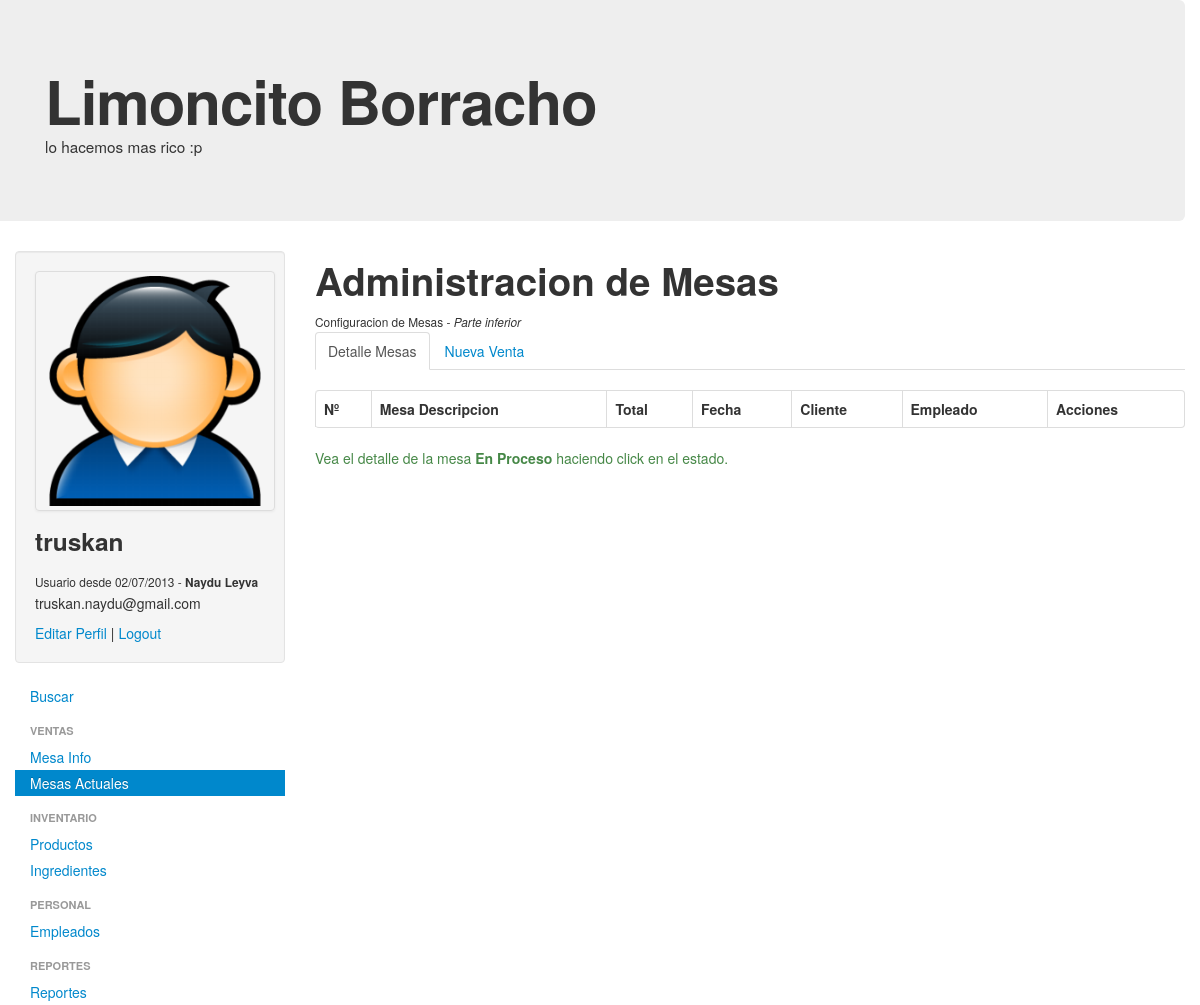
/mesa_admin_actual.php (signed in), run on an earlier commit of the app's database.
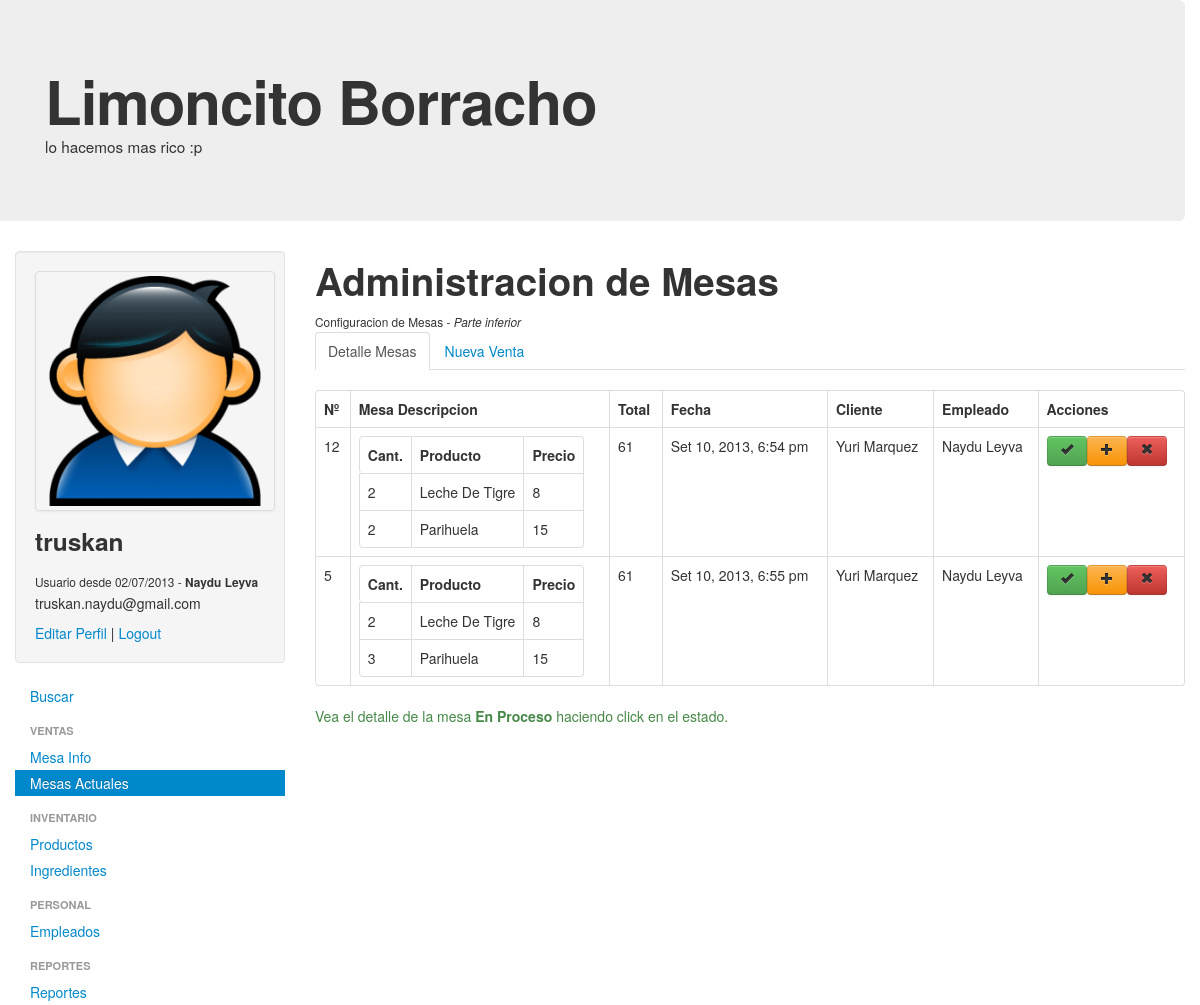
And on a later commit of the database.
### tables this page shows
CREATE TABLE `empleado` (
  `id` int(11) NOT NULL AUTO_INCREMENT,
  `nombre` text NOT NULL,
  `usuario` text NOT NULL,
  `clave` text NOT NULL,
  `email` text NOT NULL,
  `foto` text NOT NULL,
  `f_creacion` varchar(10) NOT NULL,
  PRIMARY KEY (`id`)
);

CREATE TABLE `venta` (
  `id` int(11) NOT NULL AUTO_INCREMENT,
  `forma_pago` int(11) NOT NULL,
  `mesa` int(11) NOT NULL,
  `total_venta` float NOT NULL,
  `f_venta` varchar(10) NOT NULL,
  `id_cliente` int(11) NOT NULL,
  `id_empleado` int(11) NOT NULL,
  `estado` int(11) NOT NULL DEFAULT '1',
  `cancelado` int(11) NOT NULL DEFAULT '0',
  PRIMARY KEY (`id`)
);

CREATE TABLE `detalle_venta` (
  `id` int(11) NOT NULL AUTO_INCREMENT,
  `id_venta` int(11) NOT NULL,
  `cantidad` int(11) NOT NULL,
  `id_producto` int(11) NOT NULL,
  PRIMARY KEY (`id`)
);

CREATE TABLE `producto` (
  `id` int(11) NOT NULL AUTO_INCREMENT,
  `producto` text NOT NULL,
  `p_venta` float NOT NULL,
  `p_costo` float NOT NULL,
  `categoria` int(11) DEFAULT '1',
  `descripcion` text NOT NULL,
  `foto` text NOT NULL,
  `estrella` int(11) DEFAULT '0',
  `f_creacion` varchar(10) NOT NULL,
  PRIMARY KEY (`id`)
);

CREATE TABLE `cliente` (
  `id` int(11) NOT NULL AUTO_INCREMENT,
  `nombre` varchar(100) NOT NULL,
  `ruc` varchar(11) DEFAULT NULL,
  `f_creacion` varchar(10) NOT NULL,
  PRIMARY KEY (`id`),
  UNIQUE KEY `nombre` (`nombre`)
);

### config/funciones.php (called while the page is built, shortened)
<?php
require_once("variables.php");
function listarDatosPorId($tabla,$id) {
	$sql_aux="describe ".$tabla;
	$resultado_aux=mysql_query($sql_aux);
	$campos=array();
	while ($filas_aux=mysql_fetch_assoc($resultado_aux)) {
		$campos[]=$filas_aux["Field"];
	}
	$sql="SELECT * FROM ".$tabla." WHERE id='$id'";
	$resultado=mysql_query($sql);
	$tabla=array();
	while ($filas=mysql_fetch_assoc($resultado)) {
		foreach($campos as $item) {
			$tabla[$filas["id"]][$item]=$filas[$item];
		}
	}
	return $tabla;
}
function listarVentasActivas(){
	$sql="SELECT v.id, mesa, total_venta, f_venta, c.nombre as cliente, e.nombre as empleado FROM venta v INNER JOIN detalle_venta d ON v.id=d.id_venta INNER JOIN cliente c ON v.id_cliente=c.id INNER JOIN empleado e ON v.id_empleado =e.id INNER JOIN producto p ON d.id_producto = p.id WHERE v.estado=1 and v.cancelado=0 group by v.id";
	$resultado=mysql_query($sql);
	$tabla=array();
	while ($filas=mysql_fetch_assoc($resultado)) {
			$tabla[$filas["id"]]["mesa"]=$filas["mesa"];
			$tabla[$filas["id"]]["total_venta"]=$filas["total_venta"];
			$tabla[$filas["id"]]["f_venta"]=$filas["f_venta"];
			$tabla[$filas["id"]]["cliente"]=$filas["cliente"];
			$tabla[$filas["id"]]["empleado"]=$filas["empleado"];
	}
	return $tabla;
}
function listarDetalleVenta($id_venta){
	$sql="SELECT d.id, d.cantidad,p.p_venta,p.producto FROM detalle_venta d INNER JOIN producto p ON d.id_producto=p.id WHERE d.id_venta='$id_venta'";
	$resultado=mysql_query($sql);
	$tabla=array();
	while ($filas=mysql_fetch_assoc($resultado)) {
			$tabla[$filas["id"]]["cantidad"]=$filas["cantidad"];
			$tabla[$filas["id"]]["p_venta"]=$filas["p_venta"];
			$tabla[$filas["id"]]["producto"]=$filas["producto"];
	}
	return $tabla;
}
?>

### config/variables.php (called while the page is built, shortened)
<?php
$estado=array("1"=>"en proceso","2"=>"finalizado");
$meses=array(
	"Enero",
	"Febrero",
	"Marzo",
	"Abril",
	"Mayo",
	"Junio",
	"Julio",
	"Agosto",
	"Setiembre",
	"Octubre",
	"Noviembre",
	"Diciembre"
);
?>

### mesa_admin_actual.php (the view, shortened to what this page needs)
<?php
require_once("config/funciones.php");
?>
<!doctype html>
<html lang="en">
<head>
	<link rel="stylesheet" href="css/bootstrap.css">
	<link rel="stylesheet" href="css/bootstrap-responsive.css">
</head>
<body>
	<div class="container">
		<div class="row">
			<div class="hero-unit">
				<h1>Limoncito Borracho</h1>
				<small>lo hacemos mas rico :p</small>
			</div>
		</div>
		<div class="row">
			<div class="span3">
				<?php include 'perfil.php'; ?>
				<ul class="nav nav-list">
					<li ><a href="app_admin.php">Buscar</a></li>
					<li class="nav-header">Ventas</li>
					<li><a href="mesa_admin.php">Mesa Info</a></li>
					<li class="active"><a href="mesa_admin_actual.php">Mesas Actuales</a></li>
					<li class="nav-header">Inventario</li>
					<li><a href="producto_admin.php">Productos</a></li>
					<li><a href="ingrediente_admin.php">Ingredientes</a></li>
					<?php if ($_SESSION["admin"]) {?>
					<li class="nav-header">Personal</li>
					<li><a href="empleado_admin.php">Empleados</a></li>
					<li class="nav-header">Reportes</li>
					<li><a href="reporte.php">Reportes</a></li>
					<?php } ?>
				</ul>
			</div>
			<div class="span9">
				<h1>Administracion de Mesas</h1>
				<small>Configuracion de Mesas - <em>Parte inferior</em></small>
				<div class="tabbable">
					<ul class="nav nav-tabs">
						<li <?php
						if(!($_GET["nueva_venta"])) { ?>
						 	class="active"
						<?php
						}
						?>><a href="#tab1" data-toggle="tab">Detalle Mesas</a></li>
						<li <?php
						if($_GET["nueva_venta"]) { ?>
							class="active"
						<?php
						}
						?>><a href="#tab2" data-toggle="tab">Nueva Venta</a></li>
					</ul>
					<div class="tab-content">
						<div class="tab-pane<?php if (!($_GET["nueva_venta"])) { ?> active <?php }?>" id="tab1">
							<table class="table table-bordered">
								<thead>
									<tr>
										<th>Nº</th>
										<th>Mesa Descripcion</th>
										<th>Total</th>
										<th>Fecha</th>
										<th>Cliente</th>
										<th>Empleado</th>
										<th>Acciones</th>
									</tr>
								</thead>
								<tbody>
									<?php
										$tabla=listarVentasActivas();
										$i=0;
										foreach ($tabla as $item) {	?>
									<tr>
										<td><?php print $item["mesa"];?></td>
										<td>
										<table class="table-bordered">
											<thead>
												<tr>
													<th>Cant.</th>
													<th>Producto</th>
													<th>Precio</th>
												</tr>
											</thead>
											<tbody>
										<?php
										$tabla1=listarDetalleVenta(array_keys($tabla)[$i]);
										foreach ($tabla1 as $item1) {?>
										<tr>
											<td><?php print $item1["cantidad"];?></td>
											<td><?php print ucwords($item1["producto"]);?></td>
											<td><?php print $item1["p_venta"];?></td>
										</tr>
										<?php
										}
										?>
										</tbody>
											</table>
										</td>
										<td><?php print $item["total_venta"]; ?></td>
										<td><?php print substr($meses[date("n",$item["f_venta"])+1],0,3)." ".date("j, Y, g:i a",$item["f_venta"]); ?></td>
										<td><?php print ucwords($item["cliente"]);?></td>
										<td><?php print ucwords($item["empleado"]);?></td>
										<td><button title="Terminar" venta="<?php print array_keys($tabla)[$i];?>" class="btn btn-success terminate-state" ><i class="icon-ok"></i></button><button title="Añadir" venta="<?php print array_keys($tabla)[$i];?>" class="btn btn-warning añadir-state" ><i class="icon-plus"></i></button><button title="Cancelar" venta="<?php print array_keys($tabla)[$i];?>" class="btn btn-danger cancel-state" ><i class="icon-remove"></i></button></td>
									</tr>
									<?php
									$i++;
									}
									?>
								</tbody>
							</table>
							<p class="text-success">Vea el detalle de la mesa <strong><?php print ucwords($estado[1]);?></strong> haciendo click en el estado.</p>
						</div>
					</div>
				</div>
			</div>
		</div>
	</div>
</body>
</html>

### perfil.php
<div class="well">
			<?php
			$tabla=listarDatosPorId("empleado",$_SESSION["id_usuario"]);
			foreach ($tabla as $item) { ?>
				<img class="thumbnail" src="<?php print $item["foto"];?>" alt="<?php print $item["usuario"];?>"/>
				<h3><?php print $item["usuario"];?></h3>
				<small>Usuario desde <?php print date('d/m/Y',$item["f_creacion"]); ?> - <strong><?php print ucwords($item["nombre"]); ?></strong></small>
				<p><?php print $item["email"];?></p>
				<a href="app_admin.php?accion=editar&id=<?php print $_SESSION["id_usuario"];?>">Editar Perfil</a> | <a href="cerrar_sesion.php">Logout</a>
			<?php
			}
			?>
				</div>

What changed in the data, as far as the page shows it:
added venta: mesa "12", total_venta "61", f_venta "Set", f_venta "10, 2013, 6:54 pm", id_cliente.nombre "Yuri Marquez", id_empleado.nombre "Naydu Leyva"
added detalle_venta: cantidad "2", id_producto.producto "Leche De Tigre", id_producto.p_venta "8", shown under "12"
added detalle_venta: cantidad "2", id_producto.producto "Parihuela", id_producto.p_venta "15", shown under "12"
added venta: mesa "5", cantidad "2", producto "Leche De Tigre", p_venta "8", total_venta "61", f_venta "Set", f_venta "10, 2013, 6:55 pm", id_cliente.nombre "Yuri Marquez", id_empleado.nombre "Naydu Leyva"
added detalle_venta: cantidad "3", id_producto.producto "Parihuela", id_producto.p_venta "15", shown under "5"
